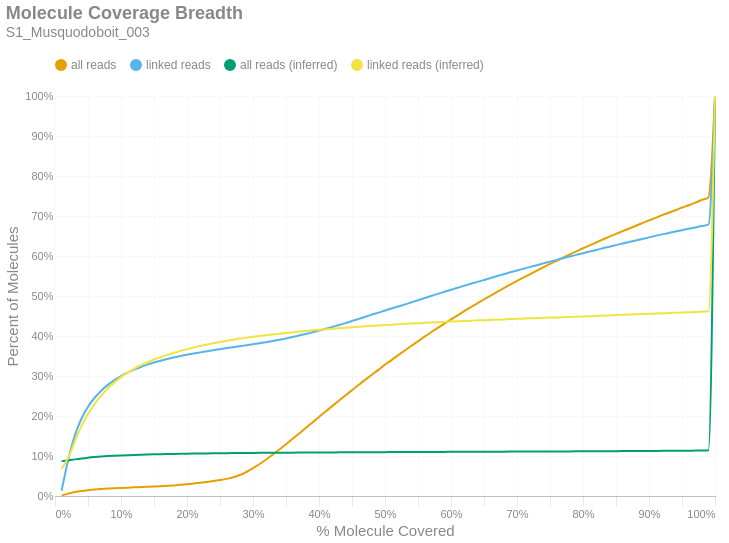

Notebook code cell kept with this figure:
### Markdown cell above
### Molecule Read Coverage
This chart shows molecule coverage breadth as computed by the number of bases aligned to that molecule. In other words, "*how much of each unique long molecule is actually sequenced/aligned?*" Keep in mind there is a distinction between sequences and alignments, since some sequences belonging to a particular molecule may not align well and wouldn't appear in the alignment data. This chart also shows molecule coverage breadth as computed by the *inferred fragment* from which the aligned sequences originate. Unlike read coverage, this calculation takes into account the total insert size, including unsequenced gaps between the forward and reverse reads. Like the previous figures, these are cumulative percents.

### Code cell
if SKIPLR:
    print_html(f"Skipped")
else:
    binned_df = consolidated_hist(valids['coverage_bp'], mask, 0.01, True)
    binned_df_inf = consolidated_hist(valids['coverage_inserts'], mask, 0.01, True)
    binned_df = binned_df.with_columns(pl.lit(binned_df_inf['all reads (cumsum)']).alias('all reads (inferred)'))
    binned_df = binned_df.with_columns(pl.lit(binned_df_inf['linked reads (cumsum)']).alias('linked reads (inferred)'))
    binned_df = binned_df.with_columns(
        (pl.col('bin').cast(pl.Float64) + 0.01).alias('right_edge')
    )

    with SafeRender(binned_df):
        (
            density_plot(binned_df, 'Molecule Coverage Breadth', samplename, 'molcov', ['all reads (inferred)','linked reads (inferred)'])
            .encode(
                #x=alt.X('bin:Q', title="% Molecule Covered").axis(format = '%').scale(padding=0),
                x=alt.X('right_edge:Q', title="% Molecule Covered").axis(format='%').scale(padding=0),
                y=alt.Y('value:Q', title='Percent of Molecules')
                    .axis(format='%')
                    .stack(False)
                    .scale(domainMin=0, padding=0),
                color=alt.Color("key:N").scale(domain = ["all reads", "linked reads", "all reads (inferred)", "linked reads (inferred)"]),
                tooltip = [
                    alt.Tooltip("key:N", title = "Data Type"),
                    alt.Tooltip("range_label:N", title="% Molecule Covered"),
                    alt.Tooltip("value:Q", format = ".2%", title="% Molecules")
                ]
            )
        ).display()

### Figure 1 — Vega-Lite specification as saved in the notebook (floating-point values rounded to 4 significant figures)
{"width": "container", "height": 400, "config": {"title": {"anchor": "start", "dy": -15, "fontSize": 18, "color": "#888888", "subtitleColor": "#888888", "subtitleFontSize": 14}, "arc": {"fill": "#0072B2"}, "axis": {"domainColor": "#888888", "domainWidth": 0.5, "gridWidth": 0.2, "grid": false, "titleFontWeight": 400, "titleFontSize": 15, "labelFontSize": 11, "labelColor": "#888888", "tickColor": "#888888", "tickWidth": 0.2, "titleColor": "#888888"}, "axisBand": {"grid": false}, "axisX": {"grid": true, "tickSize": 10, "domainCap": "round"}, "axisY": {"domain": false, "grid": true, "tickSize": 0, "domainCap": "round"}, "background": "transparent", "header": {"labelFontSize": 15, "labelColor": "#888888", "titleFontSize": 15, "titleFontWeight": 600, "titleColor": "#888888"}, "legend": {"labelFont": "sans-serif", "labelFontSize": 12, "labelColor": "#888888", "symbolSize": 100, "symbolType": "circle", "titleFontSize": 12, "titlePadding": 10, "titleColor": "#888888", "title": null, "orient": "top"}, "range": {"category": ["#E69F00", "#56B4E9", "#009E73", "#F0E442", "#0072B2", "#D55E00", "#CC79A7", "#000000"], "diverging": ["#cfe8f3", "#a2d4ec", "#73bfe2", "#46abdb", "#1696d2", "#12719e"]}, "area": {"fill": "#0072B2", "fillOpacity": 0.7, "line": true, "strokeOpacity": 0.7}, "line": {"color": "#0072B2", "stroke": "#0072B2", "strokeWidth": 2}, "trail": {"color": "#0072B2", "stroke": "#0072B2", "strokeWidth": 0, "size": 1}, "point": {"filled": true, "fillOpacity": 1.0, "size": 95}, "text": {"color": "#888888", "fontSize": 11, "align": "right", "fontWeight": 400, "size": 11}, "bar": {"fill": "#0072B2", "stroke": null}, "view": {"stroke": null, "continuousWidth": 660, "continuousHeight": 400}}, "data": {"name": "data-bf17b8d35fb65fc50a595dee3f995f3a"}, "mark": {"type": "line", "interpolate": "monotone", "point": {"opacity": 0, "size": 275}}, "encoding": {"color": {"field": "key", "scale": {"domain": ["all reads", "linked reads", "all reads (inferred)", "linked reads (inferred)"]}, "type": "nominal"}, "tooltip": [{"field": "key", "title": "Data Type", "type": "nominal"}, {"field": "range_label", "title": "% Molecule Covered", "type": "nominal"}, {"field": "value", "format": ".2%", "title": "% Molecules", "type": "quantitative"}], "x": {"axis": {"format": "%"}, "field": "right_edge", "scale": {"padding": 0}, "title": "% Molecule Covered", "type": "quantitative"}, "y": {"axis": {"format": "%"}, "field": "value", "scale": {"domainMin": 0, "padding": 0}, "stack": false, "title": "Percent of Molecules", "type": "quantitative"}}, "params": [{"name": "param_c36ac31b6afebe62", "select": {"type": "point", "fields": ["key"]}, "bind": "legend"}], "title": {"text": "Molecule Coverage Breadth", "subtitle": "S1_Musquodoboit_003"}, "transform": [{"fold": ["all reads (cumsum)", "linked reads (cumsum)", "all reads (inferred)", "linked reads (inferred)"]}, {"calculate": "replace(datum.key, ' (cumsum)', '')", "as": "key"}, {"filter": {"param": "param_c36ac31b6afebe62"}}], "usermeta": {"embedOptions": {"downloadFileName": "S1_Musquodoboit_003.molcov"}}, "$schema": "https://vega.github.io/schema/vega-lite/v6.1.0.json", "datasets": {"data-bf17b8d35fb65fc50a595dee3f995f3a": [{"bin": "0.0", "interval": "0.0-0.01", "all reads": 0.001031, "linked reads": 0.01335, "all reads (cumsum)": 0.001031, "linked reads (cumsum)": 0.01335, "range_label": "0.0-0.01", "all reads (inferred)": 0.08718, "linked reads (inferred)": 0.06786, "right_edge": 0.01}, {"bin": "0.01", "interval": "0.01-0.02", "all reads": 0.004971, "linked reads": 0.07749, "all reads (cumsum)": 0.006002, "linked reads (cumsum)": 0.09084, "range_label": "0.01-0.02", "all reads (inferred)": 0.08898, "linked reads (inferred)": 0.09536, "right_edge": 0.02}, {"bin": "0.02", "interval": "0.02-0.03", "all reads": 0.003857, "linked reads": 0.06016, "all reads (cumsum)": 0.009859, "linked reads (cumsum)": 0.151, "range_label": "0.02-0.03", "all reads (inferred)": 0.09154, "linked reads (inferred)": 0.1367, "right_edge": 0.03}, {"bin": "0.03", "interval": "0.03-0.04", "all reads": 0.002797, "linked reads": 0.04202, "all reads (cumsum)": 0.01266, "linked reads (cumsum)": 0.193, "range_label": "0.03-0.04", "all reads (inferred)": 0.09388, "linked reads (inferred)": 0.1747, "right_edge": 0.04}, {"bin": "0.04", "interval": "0.04-0.05", "all reads": 0.002007, "linked reads": 0.02999, "all reads (cumsum)": 0.01466, "linked reads (cumsum)": 0.223, "range_label": "0.04-0.05", "all reads (inferred)": 0.09579, "linked reads (inferred)": 0.2049, "right_edge": 0.05}, {"bin": "0.05", "interval": "0.05-0.06", "all reads": 0.001567, "linked reads": 0.02262, "all reads (cumsum)": 0.01623, "linked reads (cumsum)": 0.2456, "range_label": "0.05-0.06", "all reads (inferred)": 0.09734, "linked reads (inferred)": 0.23, "right_edge": 0.06}, {"bin": "0.06", "interval": "0.06-0.07", "all reads": 0.001226, "linked reads": 0.0176, "all reads (cumsum)": 0.01746, "linked reads (cumsum)": 0.2632, "range_label": "0.06-0.07", "all reads (inferred)": 0.09863, "linked reads (inferred)": 0.2511, "right_edge": 0.07}, {"bin": "0.07", "interval": "0.07-0.08", "all reads": 0.001026, "linked reads": 0.01453, "all reads (cumsum)": 0.01848, "linked reads (cumsum)": 0.2778, "range_label": "0.07-0.08", "all reads (inferred)": 0.09972, "linked reads (inferred)": 0.2689, "right_edge": 0.08}, {"bin": "0.08", "interval": "0.08-0.09", "all reads": 0.0008941, "linked reads": 0.01192, "all reads (cumsum)": 0.01938, "linked reads (cumsum)": 0.2897, "range_label": "0.08-0.09", "all reads (inferred)": 0.1006, "linked reads (inferred)": 0.284, "right_edge": 0.09}, {"bin": "0.09", "interval": "0.09-0.1", "all reads": 0.0008036, "linked reads": 0.01006, "all reads (cumsum)": 0.02018, "linked reads (cumsum)": 0.2997, "range_label": "0.09-0.1", "all reads (inferred)": 0.1014, "linked reads (inferred)": 0.2971, "right_edge": 0.1}, {"bin": "0.1", "interval": "0.1-0.11", "all reads": 0.0007224, "linked reads": 0.008531, "all reads (cumsum)": 0.0209, "linked reads (cumsum)": 0.3083, "range_label": "0.1-0.11", "all reads (inferred)": 0.1021, "linked reads (inferred)": 0.3084, "right_edge": 0.11}, {"bin": "0.11", "interval": "0.11-0.12", "all reads": 0.0006911, "linked reads": 0.007579, "all reads (cumsum)": 0.02159, "linked reads (cumsum)": 0.3159, "range_label": "0.11-0.12", "all reads (inferred)": 0.1027, "linked reads (inferred)": 0.318, "right_edge": 0.12}, {"bin": "0.12", "interval": "0.12-0.13", "all reads": 0.000662, "linked reads": 0.00678, "all reads (cumsum)": 0.02225, "linked reads (cumsum)": 0.3226, "range_label": "0.12-0.13", "all reads (inferred)": 0.1033, "linked reads (inferred)": 0.327, "right_edge": 0.13}, {"bin": "0.13", "interval": "0.13-0.14", "all reads": 0.000663, "linked reads": 0.005807, "all reads (cumsum)": 0.02292, "linked reads (cumsum)": 0.3284, "range_label": "0.13-0.14", "all reads (inferred)": 0.1037, "linked reads (inferred)": 0.3343, "right_edge": 0.14}, {"bin": "0.14", "interval": "0.14-0.15", "all reads": 0.0006928, "linked reads": 0.005279, "all reads (cumsum)": 0.02361, "linked reads (cumsum)": 0.3337, "range_label": "0.14-0.15", "all reads (inferred)": 0.1041, "linked reads (inferred)": 0.3412, "right_edge": 0.15}, {"bin": "0.15", "interval": "0.15-0.16", "all reads": 0.0007897, "linked reads": 0.00453, "all reads (cumsum)": 0.0244, "linked reads (cumsum)": 0.3382, "range_label": "0.15-0.16", "all reads (inferred)": 0.1045, "linked reads (inferred)": 0.3473, "right_edge": 0.16}, {"bin": "0.16", "interval": "0.16-0.17", "all reads": 0.0009748, "linked reads": 0.004284, "all reads (cumsum)": 0.02538, "linked reads (cumsum)": 0.3425, "range_label": "0.16-0.17", "all reads (inferred)": 0.1049, "linked reads (inferred)": 0.3528, "right_edge": 0.17}, {"bin": "0.17", "interval": "0.17-0.18", "all reads": 0.001147, "linked reads": 0.003939, "all reads (cumsum)": 0.02652, "linked reads (cumsum)": 0.3465, "range_label": "0.17-0.18", "all reads (inferred)": 0.1052, "linked reads (inferred)": 0.358, "right_edge": 0.18}, {"bin": "0.18", "interval": "0.18-0.19", "all reads": 0.001338, "linked reads": 0.003635, "all reads (cumsum)": 0.02786, "linked reads (cumsum)": 0.3501, "range_label": "0.18-0.19", "all reads (inferred)": 0.1055, "linked reads (inferred)": 0.3627, "right_edge": 0.19}, {"bin": "0.19", "interval": "0.19-0.2", "all reads": 0.001502, "linked reads": 0.003174, "all reads (cumsum)": 0.02936, "linked reads (cumsum)": 0.3533, "range_label": "0.19-0.2", "all reads (inferred)": 0.1058, "linked reads (inferred)": 0.3672, "right_edge": 0.2}, {"bin": "0.2", "interval": "0.2-0.21", "all reads": 0.001677, "linked reads": 0.002999, "all reads (cumsum)": 0.03104, "linked reads (cumsum)": 0.3563, "range_label": "0.2-0.21", "all reads (inferred)": 0.106, "linked reads (inferred)": 0.3712, "right_edge": 0.21}, {"bin": "0.21", "interval": "0.21-0.22", "all reads": 0.001891, "linked reads": 0.002791, "all reads (cumsum)": 0.03293, "linked reads (cumsum)": 0.3591, "range_label": "0.21-0.22", "all reads (inferred)": 0.1062, "linked reads (inferred)": 0.375, "right_edge": 0.22}, {"bin": "0.22", "interval": "0.22-0.23", "all reads": 0.002078, "linked reads": 0.002691, "all reads (cumsum)": 0.03501, "linked reads (cumsum)": 0.3618, "range_label": "0.22-0.23", "all reads (inferred)": 0.1065, "linked reads (inferred)": 0.3787, "right_edge": 0.23}, {"bin": "0.23", "interval": "0.23-0.24", "all reads": 0.002281, "linked reads": 0.002758, "all reads (cumsum)": 0.03729, "linked reads (cumsum)": 0.3645, "range_label": "0.23-0.24", "all reads (inferred)": 0.1067, "linked reads (inferred)": 0.382, "right_edge": 0.24}, {"bin": "0.24", "interval": "0.24-0.25", "all reads": 0.002581, "linked reads": 0.002571, "all reads (cumsum)": 0.03987, "linked reads (cumsum)": 0.3671, "range_label": "0.24-0.25", "all reads (inferred)": 0.1069, "linked reads (inferred)": 0.3851, "right_edge": 0.25}, {"bin": "0.25", "interval": "0.25-0.26", "all reads": 0.002934, "linked reads": 0.00265, "all reads (cumsum)": 0.0428, "linked reads (cumsum)": 0.3697, "range_label": "0.25-0.26", "all reads (inferred)": 0.1071, "linked reads (inferred)": 0.388, "right_edge": 0.26}, {"bin": "0.26", "interval": "0.26-0.27", "all reads": 0.003915, "linked reads": 0.002388, "all reads (cumsum)": 0.04672, "linked reads (cumsum)": 0.3721, "range_label": "0.26-0.27", "all reads (inferred)": 0.1072, "linked reads (inferred)": 0.3909, "right_edge": 0.27}, {"bin": "0.27", "interval": "0.27-0.28", "all reads": 0.005675, "linked reads": 0.002259, "all reads (cumsum)": 0.05239, "linked reads (cumsum)": 0.3744, "range_label": "0.27-0.28", "all reads (inferred)": 0.1074, "linked reads (inferred)": 0.3935, "right_edge": 0.28}, {"bin": "0.28", "interval": "0.28-0.29", "all reads": 0.007637, "linked reads": 0.002562, "all reads (cumsum)": 0.06003, "linked reads (cumsum)": 0.3769, "range_label": "0.28-0.29", "all reads (inferred)": 0.1075, "linked reads (inferred)": 0.3958, "right_edge": 0.29}, {"bin": "0.29", "interval": "0.29-0.3", "all reads": 0.009434, "linked reads": 0.0025, "all reads (cumsum)": 0.06947, "linked reads (cumsum)": 0.3794, "range_label": "0.29-0.3", "all reads (inferred)": 0.1077, "linked reads (inferred)": 0.398, "right_edge": 0.3}, {"bin": "0.3", "interval": "0.3-0.31", "all reads": 0.01043, "linked reads": 0.002371, "all reads (cumsum)": 0.0799, "linked reads (cumsum)": 0.3818, "range_label": "0.3-0.31", "all reads (inferred)": 0.1078, "linked reads (inferred)": 0.4, "right_edge": 0.31}, {"bin": "0.31", "interval": "0.31-0.32", "all reads": 0.0115, "linked reads": 0.002774, "all reads (cumsum)": 0.0914, "linked reads (cumsum)": 0.3846, "range_label": "0.31-0.32", "all reads (inferred)": 0.1079, "linked reads (inferred)": 0.402, "right_edge": 0.32}, {"bin": "0.32", "interval": "0.32-0.33", "all reads": 0.01235, "linked reads": 0.002957, "all reads (cumsum)": 0.1037, "linked reads (cumsum)": 0.3876, "range_label": "0.32-0.33", "all reads (inferred)": 0.1081, "linked reads (inferred)": 0.4038, "right_edge": 0.33}, {"bin": "0.33", "interval": "0.33-0.34", "all reads": 0.01269, "linked reads": 0.00319, "all reads (cumsum)": 0.1164, "linked reads (cumsum)": 0.3907, "range_label": "0.33-0.34", "all reads (inferred)": 0.1082, "linked reads (inferred)": 0.4058, "right_edge": 0.34}, {"bin": "0.34", "interval": "0.34-0.35", "all reads": 0.01306, "linked reads": 0.003232, "all reads (cumsum)": 0.1295, "linked reads (cumsum)": 0.394, "range_label": "0.34-0.35", "all reads (inferred)": 0.1083, "linked reads (inferred)": 0.4077, "right_edge": 0.35}, {"bin": "0.35", "interval": "0.35-0.36", "all reads": 0.01342, "linked reads": 0.003415, "all reads (cumsum)": 0.1429, "linked reads (cumsum)": 0.3974, "range_label": "0.35-0.36", "all reads (inferred)": 0.1084, "linked reads (inferred)": 0.4093, "right_edge": 0.36}, {"bin": "0.36", "interval": "0.36-0.37", "all reads": 0.01354, "linked reads": 0.003785, "all reads (cumsum)": 0.1565, "linked reads (cumsum)": 0.4012, "range_label": "0.36-0.37", "all reads (inferred)": 0.1085, "linked reads (inferred)": 0.411, "right_edge": 0.37}, {"bin": "0.37", "interval": "0.37-0.38", "all reads": 0.01366, "linked reads": 0.00391, "all reads (cumsum)": 0.1701, "linked reads (cumsum)": 0.4051, "range_label": "0.37-0.38", "all reads (inferred)": 0.1086, "linked reads (inferred)": 0.4126, "right_edge": 0.38}, {"bin": "0.38", "interval": "0.38-0.39", "all reads": 0.01364, "linked reads": 0.00423, "all reads (cumsum)": 0.1838, "linked reads (cumsum)": 0.4093, "range_label": "0.38-0.39", "all reads (inferred)": 0.1087, "linked reads (inferred)": 0.4142, "right_edge": 0.39}, {"bin": "0.39", "interval": "0.39-0.4", "all reads": 0.01389, "linked reads": 0.004322, "all reads (cumsum)": 0.1977, "linked reads (cumsum)": 0.4136, "range_label": "0.39-0.4", "all reads (inferred)": 0.1088, "linked reads (inferred)": 0.4155, "right_edge": 0.4}, {"bin": "0.4", "interval": "0.4-0.41", "all reads": 0.0134, "linked reads": 0.004297, "all reads (cumsum)": 0.2111, "linked reads (cumsum)": 0.4179, "range_label": "0.4-0.41", "all reads (inferred)": 0.1089, "linked reads (inferred)": 0.4169, "right_edge": 0.41}, {"bin": "0.41", "interval": "0.41-0.42", "all reads": 0.01358, "linked reads": 0.004667, "all reads (cumsum)": 0.2246, "linked reads (cumsum)": 0.4226, "range_label": "0.41-0.42", "all reads (inferred)": 0.109, "linked reads (inferred)": 0.4181, "right_edge": 0.42}, {"bin": "0.42", "interval": "0.42-0.43", "all reads": 0.0134, "linked reads": 0.004808, "all reads (cumsum)": 0.238, "linked reads (cumsum)": 0.4274, "range_label": "0.42-0.43", "all reads (inferred)": 0.1091, "linked reads (inferred)": 0.4194, "right_edge": 0.43}, {"bin": "0.43", "interval": "0.43-0.44", "all reads": 0.0132, "linked reads": 0.004763, "all reads (cumsum)": 0.2512, "linked reads (cumsum)": 0.4322, "range_label": "0.43-0.44", "all reads (inferred)": 0.1092, "linked reads (inferred)": 0.4207, "right_edge": 0.44}, {"bin": "0.44", "interval": "0.44-0.45", "all reads": 0.01329, "linked reads": 0.005437, "all reads (cumsum)": 0.2645, "linked reads (cumsum)": 0.4376, "range_label": "0.44-0.45", "all reads (inferred)": 0.1093, "linked reads (inferred)": 0.4219, "right_edge": 0.45}, {"bin": "0.45", "interval": "0.45-0.46", "all reads": 0.01314, "linked reads": 0.0051, "all reads (cumsum)": 0.2777, "linked reads (cumsum)": 0.4427, "range_label": "0.45-0.46", "all reads (inferred)": 0.1094, "linked reads (inferred)": 0.4232, "right_edge": 0.46}, {"bin": "0.46", "interval": "0.46-0.47", "all reads": 0.0128, "linked reads": 0.005449, "all reads (cumsum)": 0.2905, "linked reads (cumsum)": 0.4482, "range_label": "0.46-0.47", "all reads (inferred)": 0.1094, "linked reads (inferred)": 0.4242, "right_edge": 0.47}, {"bin": "0.47", "interval": "0.47-0.48", "all reads": 0.01278, "linked reads": 0.005187, "all reads (cumsum)": 0.3032, "linked reads (cumsum)": 0.4533, "range_label": "0.47-0.48", "all reads (inferred)": 0.1095, "linked reads (inferred)": 0.4253, "right_edge": 0.48}, {"bin": "0.48", "interval": "0.48-0.49", "all reads": 0.01208, "linked reads": 0.004979, "all reads (cumsum)": 0.3153, "linked reads (cumsum)": 0.4583, "range_label": "0.48-0.49", "all reads (inferred)": 0.1096, "linked reads (inferred)": 0.4265, "right_edge": 0.49}, {"bin": "0.49", "interval": "0.49-0.5", "all reads": 0.01335, "linked reads": 0.005403, "all reads (cumsum)": 0.3287, "linked reads (cumsum)": 0.4637, "range_label": "0.49-0.5", "all reads (inferred)": 0.1097, "linked reads (inferred)": 0.4274, "right_edge": 0.5}, {"bin": "0.5", "interval": "0.5-0.51", "all reads": 0.01112, "linked reads": 0.004983, "all reads (cumsum)": 0.3398, "linked reads (cumsum)": 0.4687, "range_label": "0.5-0.51", "all reads (inferred)": 0.1097, "linked reads (inferred)": 0.4284, "right_edge": 0.51}, {"bin": "0.51", "interval": "0.51-0.52", "all reads": 0.01242, "linked reads": 0.005087, "all reads (cumsum)": 0.3522, "linked reads (cumsum)": 0.4738, "range_label": "0.51-0.52", "all reads (inferred)": 0.1098, "linked reads (inferred)": 0.4294, "right_edge": 0.52}, {"bin": "0.52", "interval": "0.52-0.53", "all reads": 0.01163, "linked reads": 0.004925, "all reads (cumsum)": 0.3638, "linked reads (cumsum)": 0.4787, "range_label": "0.52-0.53", "all reads (inferred)": 0.1099, "linked reads (inferred)": 0.4303, "right_edge": 0.53}, {"bin": "0.53", "interval": "0.53-0.54", "all reads": 0.01168, "linked reads": 0.005578, "all reads (cumsum)": 0.3755, "linked reads (cumsum)": 0.4843, "range_label": "0.53-0.54", "all reads (inferred)": 0.11, "linked reads (inferred)": 0.4313, "right_edge": 0.54}, {"bin": "0.54", "interval": "0.54-0.55", "all reads": 0.01128, "linked reads": 0.005154, "all reads (cumsum)": 0.3868, "linked reads (cumsum)": 0.4895, "range_label": "0.54-0.55", "all reads (inferred)": 0.11, "linked reads (inferred)": 0.4322, "right_edge": 0.55}, {"bin": "0.55", "interval": "0.55-0.56", "all reads": 0.01154, "linked reads": 0.00537, "all reads (cumsum)": 0.3983, "linked reads (cumsum)": 0.4948, "range_label": "0.55-0.56", "all reads (inferred)": 0.1101, "linked reads (inferred)": 0.433, "right_edge": 0.56}, {"bin": "0.56", "interval": "0.56-0.57", "all reads": 0.01111, "linked reads": 0.005287, "all reads (cumsum)": 0.4094, "linked reads (cumsum)": 0.5001, "range_label": "0.56-0.57", "all reads (inferred)": 0.1102, "linked reads (inferred)": 0.4338, "right_edge": 0.57}, {"bin": "0.57", "interval": "0.57-0.58", "all reads": 0.01069, "linked reads": 0.00512, "all reads (cumsum)": 0.4201, "linked reads (cumsum)": 0.5052, "range_label": "0.57-0.58", "all reads (inferred)": 0.1102, "linked reads (inferred)": 0.4345, "right_edge": 0.58}, {"bin": "0.58", "interval": "0.58-0.59", "all reads": 0.01071, "linked reads": 0.005241, "all reads (cumsum)": 0.4308, "linked reads (cumsum)": 0.5105, "range_label": "0.58-0.59", "all reads (inferred)": 0.1103, "linked reads (inferred)": 0.4352, "right_edge": 0.59}, {"bin": "0.59", "interval": "0.59-0.6", "all reads": 0.01065, "linked reads": 0.005212, "all reads (cumsum)": 0.4415, "linked reads (cumsum)": 0.5157, "range_label": "0.59-0.6", "all reads (inferred)": 0.1104, "linked reads (inferred)": 0.436, "right_edge": 0.6}, {"bin": "0.6", "interval": "0.6-0.61", "all reads": 0.01009, "linked reads": 0.004954, "all reads (cumsum)": 0.4516, "linked reads (cumsum)": 0.5206, "range_label": "0.6-0.61", "all reads (inferred)": 0.1104, "linked reads (inferred)": 0.4366, "right_edge": 0.61}, {"bin": "0.61", "interval": "0.61-0.62", "all reads": 0.01037, "linked reads": 0.004784, "all reads (cumsum)": 0.4619, "linked reads (cumsum)": 0.5254, "range_label": "0.61-0.62", "all reads (inferred)": 0.1105, "linked reads (inferred)": 0.4374, "right_edge": 0.62}, {"bin": "0.62", "interval": "0.62-0.63", "all reads": 0.009944, "linked reads": 0.005058, "all reads (cumsum)": 0.4719, "linked reads (cumsum)": 0.5305, "range_label": "0.62-0.63", "all reads (inferred)": 0.1106, "linked reads (inferred)": 0.4382, "right_edge": 0.63}, {"bin": "0.63", "interval": "0.63-0.64", "all reads": 0.009846, "linked reads": 0.00475, "all reads (cumsum)": 0.4817, "linked reads (cumsum)": 0.5352, "range_label": "0.63-0.64", "all reads (inferred)": 0.1106, "linked reads (inferred)": 0.4389, "right_edge": 0.64}, {"bin": "0.64", "interval": "0.64-0.65", "all reads": 0.009499, "linked reads": 0.004858, "all reads (cumsum)": 0.4912, "linked reads (cumsum)": 0.5401, "range_label": "0.64-0.65", "all reads (inferred)": 0.1107, "linked reads (inferred)": 0.4396, "right_edge": 0.65}, {"bin": "0.65", "interval": "0.65-0.66", "all reads": 0.009906, "linked reads": 0.004888, "all reads (cumsum)": 0.5011, "linked reads (cumsum)": 0.545, "range_label": "0.65-0.66", "all reads (inferred)": 0.1107, "linked reads (inferred)": 0.4403, "right_edge": 0.66}, {"bin": "0.66", "interval": "0.66-0.67", "all reads": 0.009277, "linked reads": 0.004867, "all reads (cumsum)": 0.5104, "linked reads (cumsum)": 0.5498, "range_label": "0.66-0.67", "all reads (inferred)": 0.1108, "linked reads (inferred)": 0.4409, "right_edge": 0.67}, {"bin": "0.67", "interval": "0.67-0.68", "all reads": 0.009268, "linked reads": 0.00468, "all reads (cumsum)": 0.5197, "linked reads (cumsum)": 0.5545, "range_label": "0.67-0.68", "all reads (inferred)": 0.1109, "linked reads (inferred)": 0.4415, "right_edge": 0.68}, {"bin": "0.68", "interval": "0.68-0.69", "all reads": 0.008983, "linked reads": 0.0047, "all reads (cumsum)": 0.5287, "linked reads (cumsum)": 0.5592, "range_label": "0.68-0.69", "all reads (inferred)": 0.1109, "linked reads (inferred)": 0.4422, "right_edge": 0.69}, {"bin": "0.69", "interval": "0.69-0.7", "all reads": 0.009055, "linked reads": 0.004463, "all reads (cumsum)": 0.5377, "linked reads (cumsum)": 0.5637, "range_label": "0.69-0.7", "all reads (inferred)": 0.111, "linked reads (inferred)": 0.4429, "right_edge": 0.7}, {"bin": "0.7", "interval": "0.7-0.71", "all reads": 0.00863, "linked reads": 0.004538, "all reads (cumsum)": 0.5464, "linked reads (cumsum)": 0.5682, "range_label": "0.7-0.71", "all reads (inferred)": 0.1111, "linked reads (inferred)": 0.4435, "right_edge": 0.71}, {"bin": "0.71", "interval": "0.71-0.72", "all reads": 0.008589, "linked reads": 0.004526, "all reads (cumsum)": 0.5549, "linked reads (cumsum)": 0.5727, "range_label": "0.71-0.72", "all reads (inferred)": 0.1111, "linked reads (inferred)": 0.4442, "right_edge": 0.72}, {"bin": "0.72", "interval": "0.72-0.73", "all reads": 0.008477, "linked reads": 0.004347, "all reads (cumsum)": 0.5634, "linked reads (cumsum)": 0.5771, "range_label": "0.72-0.73", "all reads (inferred)": 0.1112, "linked reads (inferred)": 0.4448, "right_edge": 0.73}, {"bin": "0.73", "interval": "0.73-0.74", "all reads": 0.008277, "linked reads": 0.00443, "all reads (cumsum)": 0.5717, "linked reads (cumsum)": 0.5815, "range_label": "0.73-0.74", "all reads (inferred)": 0.1113, "linked reads (inferred)": 0.4454, "right_edge": 0.74}, {"bin": "0.74", "interval": "0.74-0.75", "all reads": 0.008587, "linked reads": 0.004384, "all reads (cumsum)": 0.5803, "linked reads (cumsum)": 0.5859, "range_label": "0.74-0.75", "all reads (inferred)": 0.1113, "linked reads (inferred)": 0.446, "right_edge": 0.75}, {"bin": "0.75", "interval": "0.75-0.76", "all reads": 0.007797, "linked reads": 0.004451, "all reads (cumsum)": 0.5881, "linked reads (cumsum)": 0.5904, "range_label": "0.75-0.76", "all reads (inferred)": 0.1114, "linked reads (inferred)": 0.4464, "right_edge": 0.76}, {"bin": "0.76", "interval": "0.76-0.77", "all reads": 0.007893, "linked reads": 0.004205, "all reads (cumsum)": 0.596, "linked reads (cumsum)": 0.5946, "range_label": "0.76-0.77", "all reads (inferred)": 0.1115, "linked reads (inferred)": 0.447, "right_edge": 0.77}, {"bin": "0.77", "interval": "0.77-0.78", "all reads": 0.007862, "linked reads": 0.004214, "all reads (cumsum)": 0.6038, "linked reads (cumsum)": 0.5988, "range_label": "0.77-0.78", "all reads (inferred)": 0.1116, "linked reads (inferred)": 0.4477, "right_edge": 0.78}, {"bin": "0.78", "interval": "0.78-0.79", "all reads": 0.007649, "linked reads": 0.004018, "all reads (cumsum)": 0.6115, "linked reads (cumsum)": 0.6028, "range_label": "0.78-0.79", "all reads (inferred)": 0.1116, "linked reads (inferred)": 0.4483, "right_edge": 0.79}, {"bin": "0.79", "interval": "0.79-0.8", "all reads": 0.007888, "linked reads": 0.003997, "all reads (cumsum)": 0.6194, "linked reads (cumsum)": 0.6068, "range_label": "0.79-0.8", "all reads (inferred)": 0.1117, "linked reads (inferred)": 0.4489, "right_edge": 0.8}, {"bin": "0.8", "interval": "0.8-0.81", "all reads": 0.007116, "linked reads": 0.004255, "all reads (cumsum)": 0.6265, "linked reads (cumsum)": 0.6111, "range_label": "0.8-0.81", "all reads (inferred)": 0.1118, "linked reads (inferred)": 0.4496, "right_edge": 0.81}, {"bin": "0.81", "interval": "0.81-0.82", "all reads": 0.007353, "linked reads": 0.004139, "all reads (cumsum)": 0.6338, "linked reads (cumsum)": 0.6152, "range_label": "0.81-0.82", "all reads (inferred)": 0.1119, "linked reads (inferred)": 0.4503, "right_edge": 0.82}, {"bin": "0.82", "interval": "0.82-0.83", "all reads": 0.007321, "linked reads": 0.003977, "all reads (cumsum)": 0.6412, "linked reads (cumsum)": 0.6192, "range_label": "0.82-0.83", "all reads (inferred)": 0.112, "linked reads (inferred)": 0.4509, "right_edge": 0.83}, {"bin": "0.83", "interval": "0.83-0.84", "all reads": 0.007117, "linked reads": 0.004143, "all reads (cumsum)": 0.6483, "linked reads (cumsum)": 0.6233, "range_label": "0.83-0.84", "all reads (inferred)": 0.1121, "linked reads (inferred)": 0.4516, "right_edge": 0.84}, {"bin": "0.84", "interval": "0.84-0.85", "all reads": 0.006873, "linked reads": 0.003835, "all reads (cumsum)": 0.6552, "linked reads (cumsum)": 0.6271, "range_label": "0.84-0.85", "all reads (inferred)": 0.1122, "linked reads (inferred)": 0.4523, "right_edge": 0.85}, {"bin": "0.85", "interval": "0.85-0.86", "all reads": 0.006962, "linked reads": 0.003939, "all reads (cumsum)": 0.6621, "linked reads (cumsum)": 0.6311, "range_label": "0.85-0.86", "all reads (inferred)": 0.1122, "linked reads (inferred)": 0.453, "right_edge": 0.86}, {"bin": "0.86", "interval": "0.86-0.87", "all reads": 0.006724, "linked reads": 0.003818, "all reads (cumsum)": 0.6688, "linked reads (cumsum)": 0.6349, "range_label": "0.86-0.87", "all reads (inferred)": 0.1123, "linked reads (inferred)": 0.4537, "right_edge": 0.87}, {"bin": "0.87", "interval": "0.87-0.88", "all reads": 0.00688, "linked reads": 0.003943, "all reads (cumsum)": 0.6757, "linked reads (cumsum)": 0.6388, "range_label": "0.87-0.88", "all reads (inferred)": 0.1125, "linked reads (inferred)": 0.4543, "right_edge": 0.88}, {"bin": "0.88", "interval": "0.88-0.89", "all reads": 0.006609, "linked reads": 0.003744, "all reads (cumsum)": 0.6823, "linked reads (cumsum)": 0.6426, "range_label": "0.88-0.89", "all reads (inferred)": 0.1125, "linked reads (inferred)": 0.4549, "right_edge": 0.89}, {"bin": "0.89", "interval": "0.89-0.9", "all reads": 0.006622, "linked reads": 0.003977, "all reads (cumsum)": 0.689, "linked reads (cumsum)": 0.6466, "range_label": "0.89-0.9", "all reads (inferred)": 0.1126, "linked reads (inferred)": 0.4555, "right_edge": 0.9}, {"bin": "0.9", "interval": "0.9-0.91", "all reads": 0.006236, "linked reads": 0.003739, "all reads (cumsum)": 0.6952, "linked reads (cumsum)": 0.6503, "range_label": "0.9-0.91", "all reads (inferred)": 0.1127, "linked reads (inferred)": 0.4563, "right_edge": 0.91}, {"bin": "0.91", "interval": "0.91-0.92", "all reads": 0.00689, "linked reads": 0.003735, "all reads (cumsum)": 0.7021, "linked reads (cumsum)": 0.654, "range_label": "0.91-0.92", "all reads (inferred)": 0.1128, "linked reads (inferred)": 0.4569, "right_edge": 0.92}, {"bin": "0.92", "interval": "0.92-0.93", "all reads": 0.005957, "linked reads": 0.003544, "all reads (cumsum)": 0.708, "linked reads (cumsum)": 0.6576, "range_label": "0.92-0.93", "all reads (inferred)": 0.113, "linked reads (inferred)": 0.4575, "right_edge": 0.93}, {"bin": "0.93", "interval": "0.93-0.94", "all reads": 0.006369, "linked reads": 0.003531, "all reads (cumsum)": 0.7144, "linked reads (cumsum)": 0.6611, "range_label": "0.93-0.94", "all reads (inferred)": 0.1131, "linked reads (inferred)": 0.4581, "right_edge": 0.94}, {"bin": "0.94", "interval": "0.94-0.95", "all reads": 0.006785, "linked reads": 0.003452, "all reads (cumsum)": 0.7212, "linked reads (cumsum)": 0.6646, "range_label": "0.94-0.95", "all reads (inferred)": 0.1132, "linked reads (inferred)": 0.4587, "right_edge": 0.95}, {"bin": "0.95", "interval": "0.95-0.96", "all reads": 0.005617, "linked reads": 0.003486, "all reads (cumsum)": 0.7268, "linked reads (cumsum)": 0.6681, "range_label": "0.95-0.96", "all reads (inferred)": 0.1133, "linked reads (inferred)": 0.4594, "right_edge": 0.96}, {"bin": "0.96", "interval": "0.96-0.97", "all reads": 0.006528, "linked reads": 0.003436, "all reads (cumsum)": 0.7333, "linked reads (cumsum)": 0.6715, "range_label": "0.96-0.97", "all reads (inferred)": 0.1135, "linked reads (inferred)": 0.4601, "right_edge": 0.97}, {"bin": "0.97", "interval": "0.97-0.98", "all reads": 0.006695, "linked reads": 0.003361, "all reads (cumsum)": 0.74, "linked reads (cumsum)": 0.6748, "range_label": "0.97-0.98", "all reads (inferred)": 0.1136, "linked reads (inferred)": 0.4609, "right_edge": 0.98}, {"bin": "0.98", "interval": "0.98-0.99", "all reads": 0.006355, "linked reads": 0.003511, "all reads (cumsum)": 0.7464, "linked reads (cumsum)": 0.6784, "range_label": "0.98-0.99", "all reads (inferred)": 0.1139, "linked reads (inferred)": 0.4621, "right_edge": 0.99}, {"bin": "0.99", "interval": "0.99-1.0", "all reads": 0.2536, "linked reads": 0.3216, "all reads (cumsum)": 1.0, "linked reads (cumsum)": 1.0, "range_label": "0.99-1.0", "all reads (inferred)": 1.0, "linked reads (inferred)": 1.0, "right_edge": 1.0}]}}
